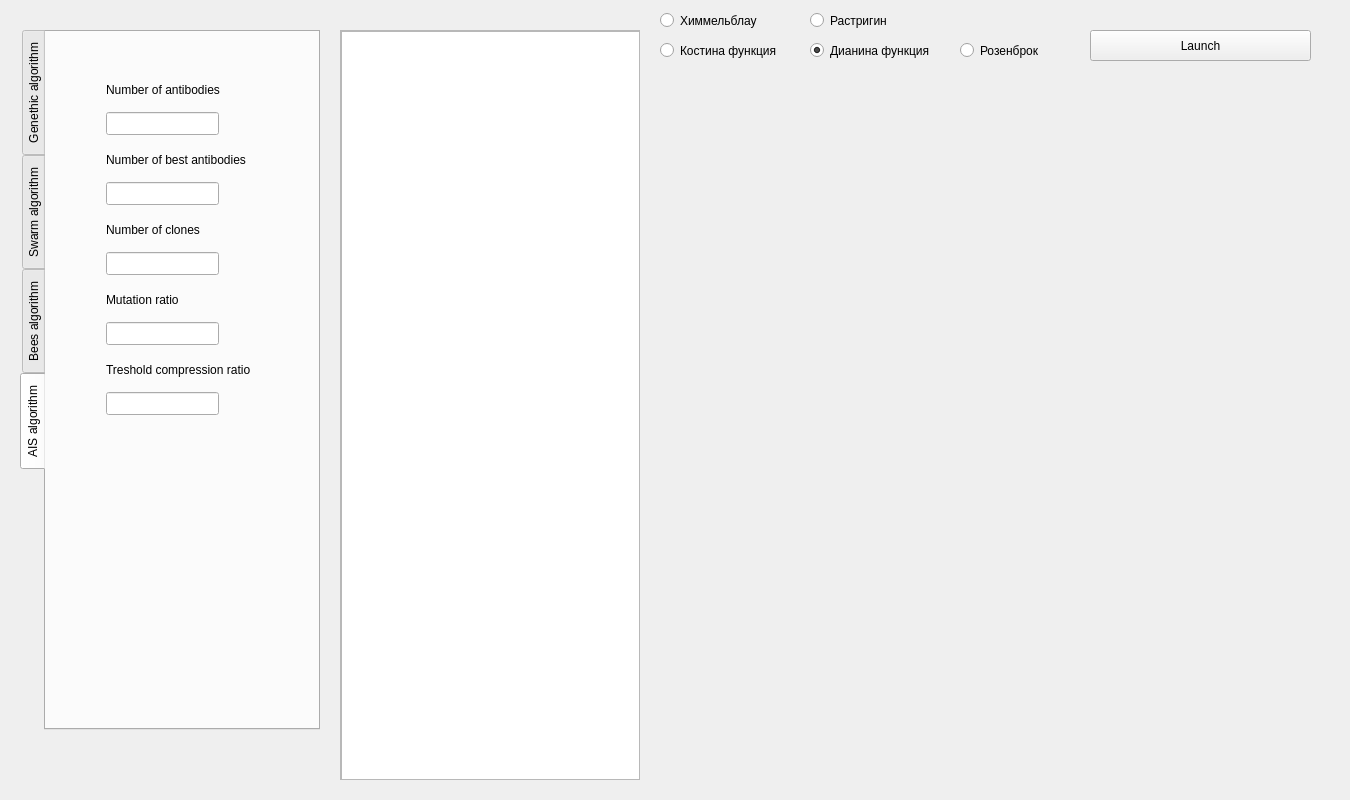
<?xml version="1.0" encoding="UTF-8"?>
<ui version="4.0">
 <class>Form</class>
 <widget class="QWidget" name="Form">
  <property name="geometry">
   <rect>
    <x>0</x>
    <y>0</y>
    <width>1350</width>
    <height>800</height>
   </rect>
  </property>
  <property name="windowTitle">
   <string>Form</string>
  </property>
  <property name="autoFillBackground">
   <bool>true</bool>
  </property>
  <widget class="QFrame" name="content_plot">
   <property name="geometry">
    <rect>
     <x>680</x>
     <y>80</y>
     <width>650</width>
     <height>700</height>
    </rect>
   </property>
   <property name="sizePolicy">
    <sizepolicy hsizetype="Expanding" vsizetype="Expanding">
     <horstretch>0</horstretch>
     <verstretch>0</verstretch>
    </sizepolicy>
   </property>
  </widget>
  <widget class="QTabWidget" name="algorithms">
   <property name="geometry">
    <rect>
     <x>20</x>
     <y>30</y>
     <width>300</width>
     <height>700</height>
    </rect>
   </property>
   <property name="tabPosition">
    <enum>QTabWidget::West</enum>
   </property>
   <property name="currentIndex">
    <number>3</number>
   </property>
   <widget class="QWidget" name="genethic_algorithm">
    <attribute name="title">
     <string>Genethic algorithm</string>
    </attribute>
    <widget class="QLabel" name="label_number_of_individuals">
     <property name="geometry">
      <rect>
       <x>50</x>
       <y>60</y>
       <width>161</width>
       <height>31</height>
      </rect>
     </property>
     <property name="text">
      <string>Number of individuals</string>
     </property>
    </widget>
    <widget class="QLabel" name="label_number_of_generations">
     <property name="geometry">
      <rect>
       <x>50</x>
       <y>200</y>
       <width>141</width>
       <height>31</height>
      </rect>
     </property>
     <property name="text">
      <string>Number of generations</string>
     </property>
    </widget>
    <widget class="QSpinBox" name="number_of_generations">
     <property name="geometry">
      <rect>
       <x>50</x>
       <y>240</y>
       <width>111</width>
       <height>24</height>
      </rect>
     </property>
    </widget>
    <widget class="QSpinBox" name="number_of_individuals">
     <property name="geometry">
      <rect>
       <x>50</x>
       <y>100</y>
       <width>111</width>
       <height>24</height>
      </rect>
     </property>
    </widget>
   </widget>
   <widget class="QWidget" name="swarm_algorithm">
    <attribute name="title">
     <string>Swarm algorithm</string>
    </attribute>
    <widget class="QLineEdit" name="number_of_iterations">
     <property name="geometry">
      <rect>
       <x>50</x>
       <y>60</y>
       <width>113</width>
       <height>23</height>
      </rect>
     </property>
    </widget>
    <widget class="QLabel" name="label_number_of_iterations">
     <property name="geometry">
      <rect>
       <x>50</x>
       <y>30</y>
       <width>141</width>
       <height>16</height>
      </rect>
     </property>
     <property name="text">
      <string>Number of iterations</string>
     </property>
    </widget>
    <widget class="QLabel" name="label_eps">
     <property name="geometry">
      <rect>
       <x>50</x>
       <y>100</y>
       <width>141</width>
       <height>16</height>
      </rect>
     </property>
     <property name="text">
      <string>eps</string>
     </property>
    </widget>
    <widget class="QLineEdit" name="eps">
     <property name="geometry">
      <rect>
       <x>50</x>
       <y>130</y>
       <width>113</width>
       <height>23</height>
      </rect>
     </property>
    </widget>
    <widget class="QLabel" name="label_dimension">
     <property name="geometry">
      <rect>
       <x>50</x>
       <y>170</y>
       <width>141</width>
       <height>16</height>
      </rect>
     </property>
     <property name="text">
      <string>Dimension</string>
     </property>
    </widget>
    <widget class="QLineEdit" name="dimension">
     <property name="geometry">
      <rect>
       <x>50</x>
       <y>200</y>
       <width>113</width>
       <height>23</height>
      </rect>
     </property>
    </widget>
    <widget class="QLabel" name="label_swarm_size">
     <property name="geometry">
      <rect>
       <x>50</x>
       <y>240</y>
       <width>141</width>
       <height>16</height>
      </rect>
     </property>
     <property name="text">
      <string>Swarm size</string>
     </property>
    </widget>
    <widget class="QLineEdit" name="swarm_size">
     <property name="geometry">
      <rect>
       <x>50</x>
       <y>270</y>
       <width>113</width>
       <height>23</height>
      </rect>
     </property>
    </widget>
    <widget class="QLabel" name="label_current_velocity_ratio">
     <property name="geometry">
      <rect>
       <x>50</x>
       <y>310</y>
       <width>141</width>
       <height>16</height>
      </rect>
     </property>
     <property name="text">
      <string>Current velocity ratio</string>
     </property>
    </widget>
    <widget class="QLineEdit" name="current_velocity_ratio">
     <property name="geometry">
      <rect>
       <x>50</x>
       <y>340</y>
       <width>113</width>
       <height>23</height>
      </rect>
     </property>
    </widget>
    <widget class="QLabel" name="label_local_velocity_ratio">
     <property name="geometry">
      <rect>
       <x>50</x>
       <y>390</y>
       <width>141</width>
       <height>16</height>
      </rect>
     </property>
     <property name="text">
      <string>Local velocity ratio</string>
     </property>
    </widget>
    <widget class="QLineEdit" name="local_velocity_ratio">
     <property name="geometry">
      <rect>
       <x>50</x>
       <y>420</y>
       <width>113</width>
       <height>23</height>
      </rect>
     </property>
    </widget>
    <widget class="QLabel" name="label_globa_velocity_ratio">
     <property name="geometry">
      <rect>
       <x>50</x>
       <y>460</y>
       <width>141</width>
       <height>16</height>
      </rect>
     </property>
     <property name="text">
      <string>Global velocity ratio</string>
     </property>
    </widget>
    <widget class="QLineEdit" name="global_velocity_ratio">
     <property name="geometry">
      <rect>
       <x>50</x>
       <y>490</y>
       <width>113</width>
       <height>23</height>
      </rect>
     </property>
    </widget>
   </widget>
   <widget class="QWidget" name="bees_algorithm">
    <attribute name="title">
     <string>Bees algorithm</string>
    </attribute>
    <widget class="QLabel" name="label_number_of_scout_bees">
     <property name="geometry">
      <rect>
       <x>40</x>
       <y>30</y>
       <width>161</width>
       <height>31</height>
      </rect>
     </property>
     <property name="text">
      <string>Scout bees</string>
     </property>
    </widget>
    <widget class="QSpinBox" name="number_of_scout_bees">
     <property name="geometry">
      <rect>
       <x>40</x>
       <y>70</y>
       <width>111</width>
       <height>24</height>
      </rect>
     </property>
    </widget>
    <widget class="QLabel" name="label_number_of_elite_plots">
     <property name="geometry">
      <rect>
       <x>40</x>
       <y>120</y>
       <width>161</width>
       <height>31</height>
      </rect>
     </property>
     <property name="text">
      <string>Elite plots</string>
     </property>
    </widget>
    <widget class="QSpinBox" name="number_of_elite_plots">
     <property name="geometry">
      <rect>
       <x>40</x>
       <y>160</y>
       <width>111</width>
       <height>24</height>
      </rect>
     </property>
    </widget>
    <widget class="QLabel" name="label_number_of_perspective_slots">
     <property name="geometry">
      <rect>
       <x>40</x>
       <y>220</y>
       <width>161</width>
       <height>31</height>
      </rect>
     </property>
     <property name="text">
      <string>Perspective plots</string>
     </property>
    </widget>
    <widget class="QSpinBox" name="number_of_perspective_plots">
     <property name="geometry">
      <rect>
       <x>40</x>
       <y>260</y>
       <width>111</width>
       <height>24</height>
      </rect>
     </property>
    </widget>
    <widget class="QLabel" name="label_number_of_bees_on_elite_plots">
     <property name="geometry">
      <rect>
       <x>40</x>
       <y>310</y>
       <width>161</width>
       <height>31</height>
      </rect>
     </property>
     <property name="text">
      <string>Bees on elite plots</string>
     </property>
    </widget>
    <widget class="QSpinBox" name="number_of_bees_on_elite_plots">
     <property name="geometry">
      <rect>
       <x>40</x>
       <y>350</y>
       <width>111</width>
       <height>24</height>
      </rect>
     </property>
    </widget>
    <widget class="QLabel" name="label_number_of_bees_on_perspective_slots">
     <property name="geometry">
      <rect>
       <x>40</x>
       <y>410</y>
       <width>161</width>
       <height>31</height>
      </rect>
     </property>
     <property name="text">
      <string>Bees on perspective plots</string>
     </property>
    </widget>
    <widget class="QSpinBox" name="number_of_bees_on_perspective_plots">
     <property name="geometry">
      <rect>
       <x>40</x>
       <y>450</y>
       <width>111</width>
       <height>24</height>
      </rect>
     </property>
    </widget>
    <widget class="QLabel" name="label_elite_plot_radius">
     <property name="geometry">
      <rect>
       <x>40</x>
       <y>510</y>
       <width>161</width>
       <height>31</height>
      </rect>
     </property>
     <property name="text">
      <string>Elite plot radius</string>
     </property>
    </widget>
    <widget class="QDoubleSpinBox" name="elite_plot_radius">
     <property name="geometry">
      <rect>
       <x>40</x>
       <y>550</y>
       <width>111</width>
       <height>24</height>
      </rect>
     </property>
    </widget>
    <widget class="QLabel" name="label_perspective_plot_radius">
     <property name="geometry">
      <rect>
       <x>40</x>
       <y>610</y>
       <width>161</width>
       <height>31</height>
      </rect>
     </property>
     <property name="text">
      <string>Perspective plot radius</string>
     </property>
    </widget>
    <widget class="QDoubleSpinBox" name="perspective_plot_radius">
     <property name="geometry">
      <rect>
       <x>40</x>
       <y>650</y>
       <width>111</width>
       <height>24</height>
      </rect>
     </property>
    </widget>
   </widget>
   <widget class="QWidget" name="ais_algorithm">
    <attribute name="title">
     <string>AIS algorithm</string>
    </attribute>
    <widget class="QLabel" name="label_number_of_clones">
     <property name="geometry">
      <rect>
       <x>60</x>
       <y>190</y>
       <width>141</width>
       <height>16</height>
      </rect>
     </property>
     <property name="text">
      <string>Number of clones</string>
     </property>
    </widget>
    <widget class="QLabel" name="label_number_of_antibodies">
     <property name="geometry">
      <rect>
       <x>60</x>
       <y>50</y>
       <width>141</width>
       <height>16</height>
      </rect>
     </property>
     <property name="text">
      <string>Number of antibodies</string>
     </property>
    </widget>
    <widget class="QLineEdit" name="mutation_ratio">
     <property name="geometry">
      <rect>
       <x>60</x>
       <y>290</y>
       <width>113</width>
       <height>23</height>
      </rect>
     </property>
    </widget>
    <widget class="QLineEdit" name="threshold_compression_ratio">
     <property name="geometry">
      <rect>
       <x>60</x>
       <y>360</y>
       <width>113</width>
       <height>23</height>
      </rect>
     </property>
    </widget>
    <widget class="QLabel" name="label_mutation_ratio">
     <property name="geometry">
      <rect>
       <x>60</x>
       <y>260</y>
       <width>141</width>
       <height>16</height>
      </rect>
     </property>
     <property name="text">
      <string>Mutation ratio</string>
     </property>
    </widget>
    <widget class="QLabel" name="label_threshold_compression_ratio">
     <property name="geometry">
      <rect>
       <x>60</x>
       <y>330</y>
       <width>181</width>
       <height>16</height>
      </rect>
     </property>
     <property name="text">
      <string>Treshold compression ratio</string>
     </property>
    </widget>
    <widget class="QLineEdit" name="number_of_antibodies">
     <property name="geometry">
      <rect>
       <x>60</x>
       <y>80</y>
       <width>113</width>
       <height>23</height>
      </rect>
     </property>
    </widget>
    <widget class="QLineEdit" name="number_of_clones">
     <property name="geometry">
      <rect>
       <x>60</x>
       <y>220</y>
       <width>113</width>
       <height>23</height>
      </rect>
     </property>
    </widget>
    <widget class="QLabel" name="label_number_of_best_antibodies">
     <property name="geometry">
      <rect>
       <x>60</x>
       <y>120</y>
       <width>161</width>
       <height>16</height>
      </rect>
     </property>
     <property name="text">
      <string>Number of best antibodies</string>
     </property>
    </widget>
    <widget class="QLineEdit" name="number_of_best_antibodies">
     <property name="geometry">
      <rect>
       <x>60</x>
       <y>150</y>
       <width>113</width>
       <height>23</height>
      </rect>
     </property>
    </widget>
   </widget>
  </widget>
  <widget class="QScrollArea" name="scrollArea">
   <property name="geometry">
    <rect>
     <x>340</x>
     <y>30</y>
     <width>300</width>
     <height>750</height>
    </rect>
   </property>
   <property name="widgetResizable">
    <bool>true</bool>
   </property>
   <widget class="QWidget" name="scrollAreaWidgetContents">
    <property name="geometry">
     <rect>
      <x>0</x>
      <y>0</y>
      <width>298</width>
      <height>748</height>
     </rect>
    </property>
    <widget class="QTextBrowser" name="output">
     <property name="geometry">
      <rect>
       <x>0</x>
       <y>0</y>
       <width>300</width>
       <height>750</height>
      </rect>
     </property>
    </widget>
   </widget>
  </widget>
  <widget class="QRadioButton" name="khvan">
   <property name="geometry">
    <rect>
     <x>660</x>
     <y>40</y>
     <width>151</width>
     <height>21</height>
    </rect>
   </property>
   <property name="text">
    <string>Костина функция</string>
   </property>
  </widget>
  <widget class="QRadioButton" name="shishkina">
   <property name="geometry">
    <rect>
     <x>810</x>
     <y>40</y>
     <width>161</width>
     <height>21</height>
    </rect>
   </property>
   <property name="text">
    <string>Дианина функция</string>
   </property>
   <property name="checked">
    <bool>true</bool>
   </property>
  </widget>
  <widget class="QRadioButton" name="rosenbrock">
   <property name="geometry">
    <rect>
     <x>960</x>
     <y>40</y>
     <width>131</width>
     <height>21</height>
    </rect>
   </property>
   <property name="text">
    <string>Розенброк</string>
   </property>
  </widget>
  <widget class="QPushButton" name="lauch_button">
   <property name="geometry">
    <rect>
     <x>1090</x>
     <y>30</y>
     <width>221</width>
     <height>31</height>
    </rect>
   </property>
   <property name="text">
    <string>Launch</string>
   </property>
  </widget>
  <widget class="QRadioButton" name="himmelblau">
   <property name="geometry">
    <rect>
     <x>660</x>
     <y>10</y>
     <width>131</width>
     <height>21</height>
    </rect>
   </property>
   <property name="text">
    <string>Химмельблау</string>
   </property>
  </widget>
  <widget class="QRadioButton" name="rastrigin">
   <property name="geometry">
    <rect>
     <x>810</x>
     <y>10</y>
     <width>131</width>
     <height>21</height>
    </rect>
   </property>
   <property name="text">
    <string>Растригин</string>
   </property>
  </widget>
 </widget>
 <resources/>
 <connections/>
</ui>
